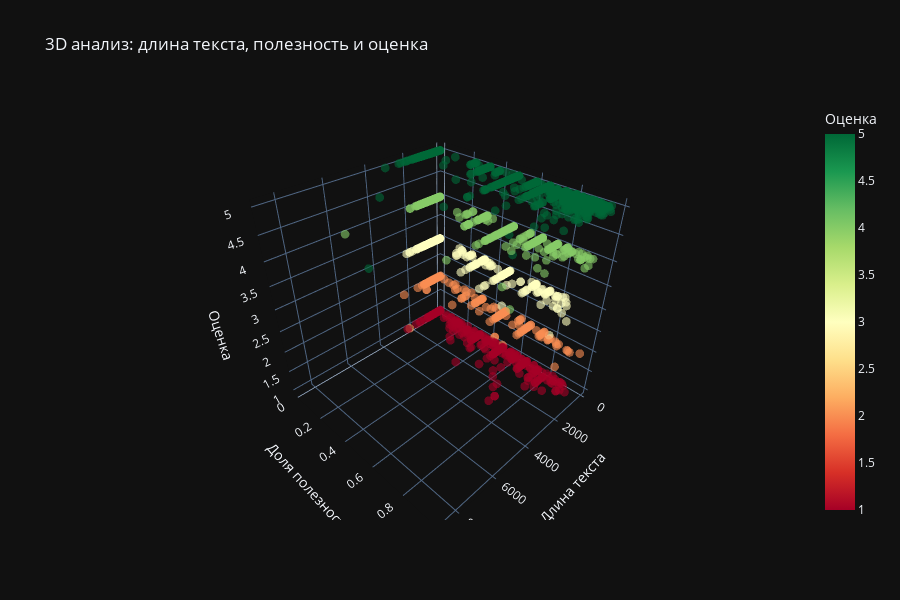

The notebook cell this image was saved under:
### Code cell
sample_df = df.sample(n=min(5000, len(df)), random_state=42)

fig = px.scatter_3d(
    sample_df,
    x='text_len',
    y='HelpfulnessRatio',
    z='Score',
    color='Score',
    title='3D анализ: длина текста, полезность и оценка',
    labels={
        'text_len': 'Длина текста',
        'HelpfulnessRatio': 'Доля полезности',
        'Score': 'Оценка'
    },
    color_continuous_scale='RdYlGn',
    opacity=0.6,
    height=600
)
fig.update_traces(marker=dict(size=3))

### Figure 1 — Plotly figure (JSON) as saved in the notebook; plotly's stock layout.template omitted (floating-point values rounded to 4 significant figures; data arrays with more than 128 entries replaced by an {"elided": "..."} marker saying what was removed)
{"data": [{"hovertemplate": "Длина текста=%{x}<br>Доля полезности=%{y}<br>Оценка=%{marker.color}<extra></extra>", "legendgroup": "", "marker": {"color": {"elided": "5000 int values"}, "coloraxis": "coloraxis", "opacity": 0.6, "symbol": "circle", "size": 3}, "mode": "markers", "name": "", "scene": "scene", "showlegend": false, "x": {"elided": "5000 int values"}, "y": {"elided": "5000 float values"}, "z": {"elided": "5000 int values"}, "type": "scatter3d"}], "layout": {"scene": {"domain": {"x": [0, 1], "y": [0, 1]}, "xaxis": {"title": {"text": "Длина текста"}}, "yaxis": {"title": {"text": "Доля полезности"}}, "zaxis": {"title": {"text": "Оценка"}}}, "coloraxis": {"colorbar": {"title": {"text": "Оценка"}}, "colorscale": [[0, "rgb(165,0,38)"], [0.1, "rgb(215,48,39)"], [0.2, "rgb(244,109,67)"], [0.3, "rgb(253,174,97)"], [0.4, "rgb(254,224,139)"], [0.5, "rgb(255,255,191)"], [0.6, "rgb(217,239,139)"], [0.7, "rgb(166,217,106)"], [0.8, "rgb(102,189,99)"], [0.9, "rgb(26,152,80)"], [1, "rgb(0,104,55)"]]}, "legend": {"tracegroupgap": 0}, "title": {"text": "3D анализ: длина текста, полезность и оценка"}, "height": 600}}
